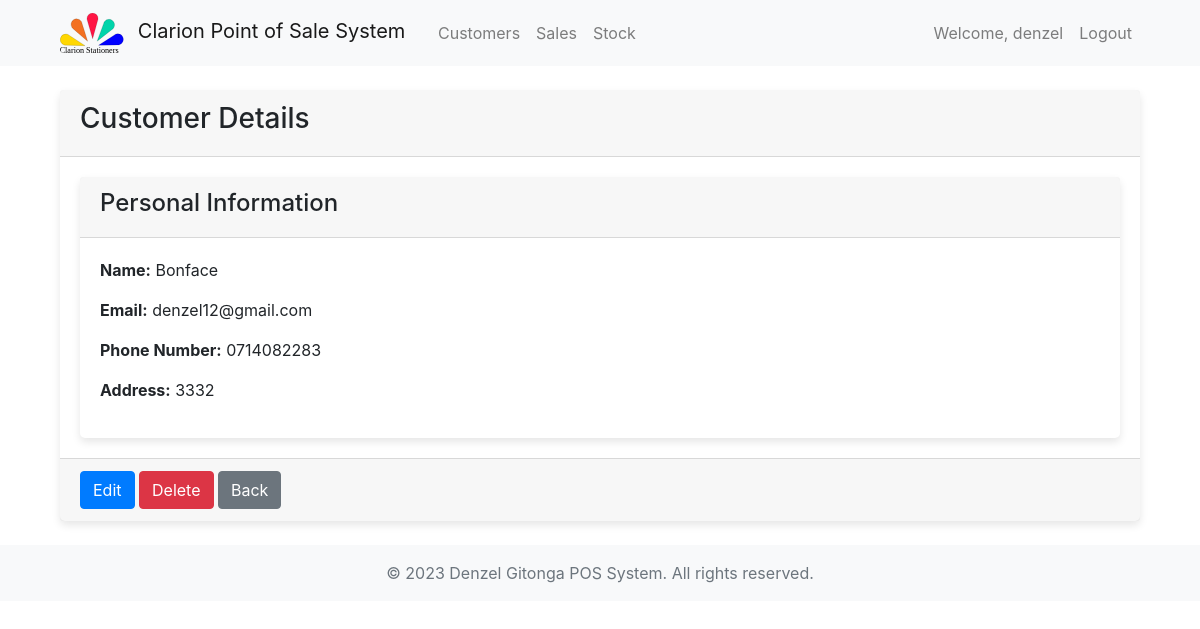
Page /inventory/customer/1/detail/ (signed in) on the committed database.
### accounts/models.py (models this page shows, shortened)
class User(AbstractBaseUser, PermissionsMixin):
    username = models.CharField(max_length=255, unique=True)
    email = models.EmailField(max_length=255, unique=True)
    store = models.ForeignKey(Store, on_delete=models.CASCADE, related_name='stores', null=True, blank=True)
    phone_number = models.CharField(max_length=20, blank=True, null=True)
    full_name = models.CharField(max_length=255, blank=True, null=True)
    is_staff = models.BooleanField(default=False)
    is_active = models.BooleanField(default=True)
    groups = models.ManyToManyField(
        'auth.Group',
        blank=True,
        related_name='myuser_set',
        related_query_name='user',
    )
    user_permissions = models.ManyToManyField(
        'auth.Permission',
        blank=True,
        related_name='myuser_set',
        related_query_name='user',
    )
    objects = UserManager()
    USERNAME_FIELD = 'username'
    REQUIRED_FIELDS = ['email']

### inventory/models.py (models this page shows, shortened)
class Customer(models.Model):
    name = models.CharField(max_length=255)
    email = models.EmailField()
    phone_number = models.CharField(max_length=20)
    address = models.CharField(max_length=255)

### inventory/views.py (the view)
# urls.py: path('customer/<int:id>/detail/', views.customers_detail, name='customers_detail'), # read customers detail
@login_required(login_url='accounts:login')
def customers_detail(request, id):
    customer = get_object_or_404(Customer, id=id)
    context = {
        'customer': customer,
    }
    return render(request, 'inventory/customers_detail.html', context)

### templates/inventory/customers_detail.html (shortened to what this page needs)
{% extends 'common/base.html' %}
{% block content %}
<div class="container">
    <div class="card">
      <div class="card-header">
        <h3>Customer Details</h3>
      </div>
      <div class="card-body">
        <div class="row">
          <div class="col">
            <div class="card">
              <div class="card-header">
                <h4>Personal Information</h4>
              </div>
              <div class="card-body">
                <p><strong>Name:</strong> {{ customer.name }}</p>
                <p><strong>Email:</strong> {{ customer.email }}</p>
                <p><strong>Phone Number:</strong> {{ customer.phone_number }}</p>
                <p><strong>Address:</strong> {{ customer.address }}</p>
              </div>
            </div>
          </div>
        </div>
      </div>
      <div class="card-footer">
        <a href="{% url 'inventory:customers_update' customer.id %}" class="btn btn-primary">Edit</a>
        <a href="{% url 'inventory:customers_delete' customer.id %}" class="btn btn-danger">Delete</a>
        <a href="{% url 'inventory:customers_list' %}" class="btn btn-secondary">Back</a>
      </div>
    </div>
  </div>
{% endblock %}

### templates/common/header.html (shortened to what this page needs)
{% load static %}
<header>
  <nav class="navbar navbar-expand-lg navbar-light bg-light">
      <div class="container">
        {% if user.is_authenticated and user.is_superuser %}
          <a class="navbar-brand col-md-2" href="{% url 'admin_dashboard:dashboard' %}">
              <img src="{% static 'images/logos/clarion_logo.svg' %}" alt="Logo" height="40" class="mr-2 rounded">
              Clarion Point of Sale System
          </a>
        {% endif %}
          <div class="collapse navbar-collapse justify-content-between col-md-8" id="navbarNav">
            {% if user.is_authenticated %}
              {% if user.is_superuser %}
                <ul class="navbar-nav">
                <li class="nav-item">
                  <a class="nav-link" href="{% url 'inventory:customers_list' %}">Customers</a>
                </li>
                <li class="nav-item">
                  <a class="nav-link" href="{% url 'sales:sales_list' %}">Sales</a>
                </li>
                <li class="nav-item">
                  <a class="nav-link" href="{% url 'inventory:store_stock' %}">Stock</a>
                </li>
                </ul>
                <ul class="navbar-nav ml-auto">
                  <li class="nav-item">
                    <a class="nav-link" href="#">
                      Welcome, {{ user.username }}
                    </a>
                  </li>
                  <li class="nav-item">
                    <a class="nav-link" href="{% url 'accounts:logout' %}">Logout</a>
                  </li>
                </ul>
              {% endif %}
            {% endif %}
          </div>
      </div>
  </nav>
</header>

### static/custom_css/styles.css (style rules this page uses)
.card { box-shadow: 0px 4px 8px rgba(0, 0, 0, 0.1); border: none; transition: 0.3s; border-radius: 5px; }

### rows in the picture
User: username "denzel"
Customer: name "Bonface", email "denzel12@gmail.com", phone_number "0714082283", address "3332"
